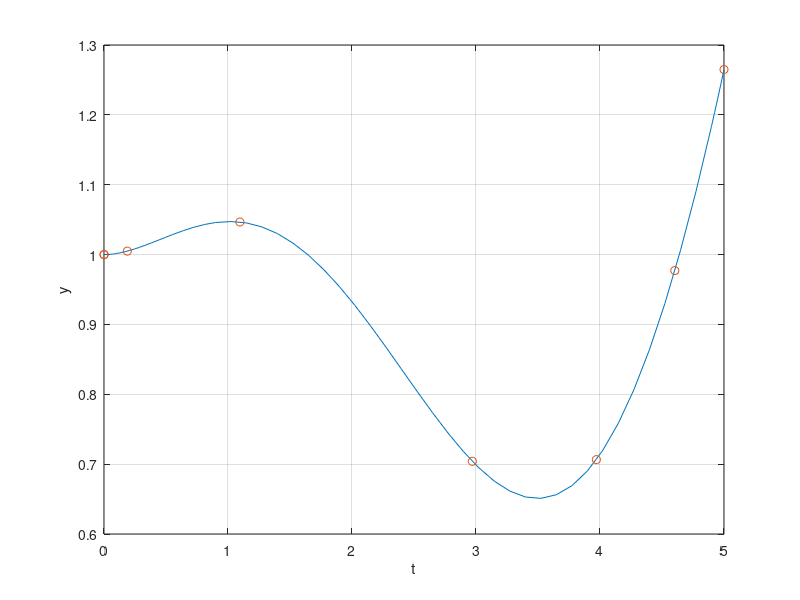

The MATLAB source for this figure:
clear; clc; close all;

% Description: Solves an ODE using ode45

odefun = @(t,y) [   y(2);
                    1/3*(-2*sin(t) - 2*y(2) + y(1))];

y0 = [1,0];
tspan = [0,5];

[t,y] = ode45(odefun,tspan,y0);

plot(t,y(:,1))
xlabel('t')
ylabel('y')
grid on

tq = [0,0.0005,0.1882,1.0958,2.9708,3.9708,4.6031,5];
[t,y] = ode45(odefun,tq,y0);
hold on
plot(t,y(:,1),'o')

tab = [t,y(:,1)];
fprintf('\tt\ty\n')
disp(tab)
